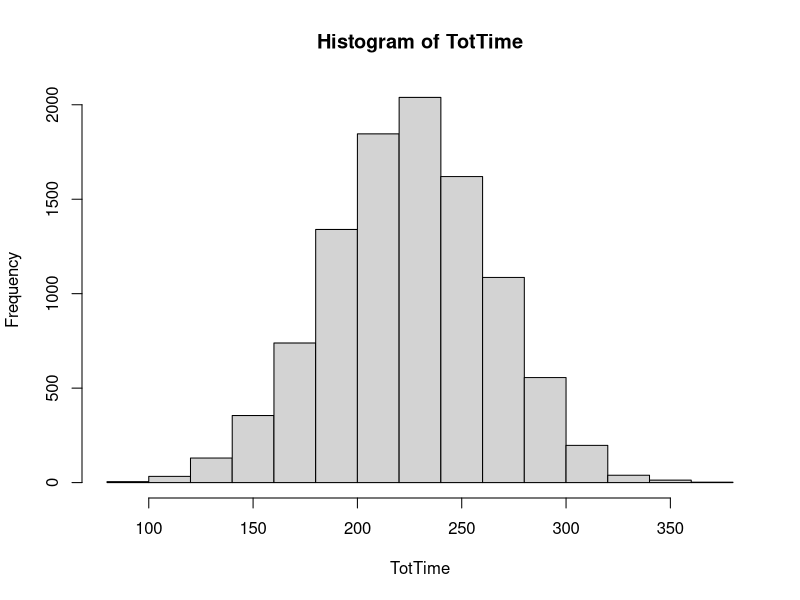
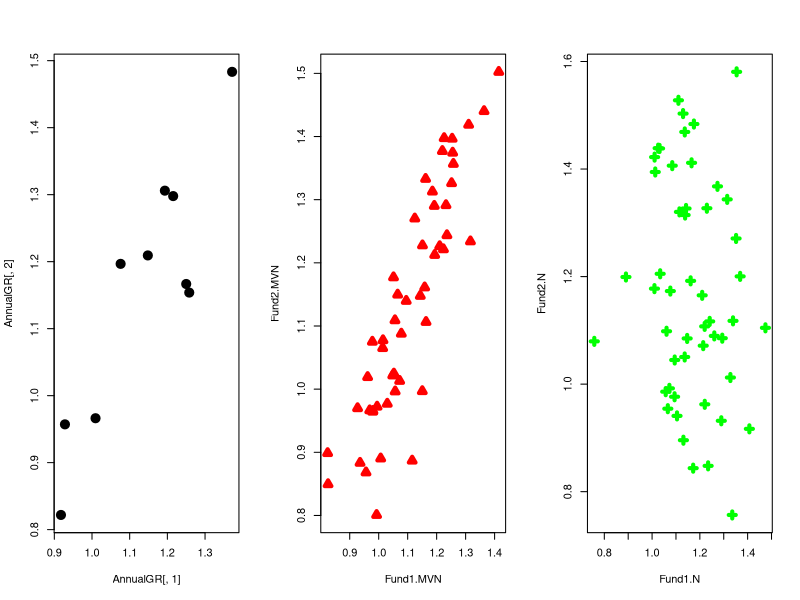

These figures' R source, in order:
#抽樣
x = rbinom(10000, 50, 1/50)
x
table(x)
sum(x<=3)/10000

pbinom(3,50,1/50)

##S: The number of simulation runs
S=10000

set.seed(5566)

#Parameters of time for underwriting
mu1=150
sig1=30
#Parameters of time for rating
mu2=75
sig2=25

Time1=rnorm(S,mu1,sig1)
Time2=rnorm(S,mu2,sig2)

TotTime=Time1+Time2
hist(TotTime)
var(TotTime)

sum(TotTime<=180)/S
#What is the theoretical probability

quantile(TotTime,0.95)
#What is the theoretical percentile value?

S=10000

#ch3 p6
#Random processing time of cases 1-3 for underwriting
Time11=rnorm(S,mu1,sig1)
Time12=rnorm(S,mu1,sig1)
Time13=rnorm(S,mu1,sig1)
#Random processing time of cases 1-3 for rating
Time21=rnorm(S,mu2,sig2)
Time22=rnorm(S,mu2,sig2)
Time23=rnorm(S,mu2,sig2)

##Assuming rating must wait for underwriting!
#Beginning time for the 2nd case of rating
#假設要等第一個人做完兩件事or自己完成第一件事的時間
#第二個人處理第二個case的時間
BeginTime22=c()
for(s in 1:S){
    BeginTime22[s]=max(Time11[s]+Time21[s],
                       Time11[s]+Time12[s])
}

#Beginning time for the 3rd case of rating
BeginTime23=c()
for(s in 1:S){
  BeginTime23[s]=max(Time11[s]+Time12[s]+Time13[s],
                     BeginTime22[s]+Time22[s])
}

#Ending time for the 3rd case of rating
EndTime=BeginTime23+Time23

summary(EndTime)
sum(EndTime<=480)/S




#製作矩陣
##Assuming X & Y are NOT independent of each other
corrXY=0.37
varcovMatrix=matrix(c(sig1^2,sig1*sig2*corrXY,sig1*sig2*corrXY,sig2^2),
                    nrow=2,ncol=2)
varcovMatrix

library(MASS)
mvrnorm(10,mu=c(mu1,mu2),Sigma=varcovMatrix)
xy=mvrnorm(10000,mu=c(mu1,mu2),Sigma=varcovMatrix)
cor(xy[,1],xy[,2])

S=10000

Time1.corr=mvrnorm(S,mu=c(mu1,mu2),Sigma=varcovMatrix)
Time2.corr=mvrnorm(S,mu=c(mu1,mu2),Sigma=varcovMatrix)
Time3.corr=mvrnorm(S,mu=c(mu1,mu2),Sigma=varcovMatrix)
#Random processing time of cases 1-3 for underwriting
Time11.corr=Time1.corr[,1]
Time12.corr=Time2.corr[,1]
Time13.corr=Time3.corr[,1]
#Random processing time of cases 1-3 for rating
Time21.corr=Time1.corr[,2]
Time22.corr=Time2.corr[,2]
Time23.corr=Time3.corr[,2]

#Beginning time for the 2nd case of rating
BeginTime22.corr=c()
for(s in 1:S){
  BeginTime22.corr[s]=max(Time11.corr[s]+Time21.corr[s],
                          Time11.corr[s]+Time12.corr[s])
}

#Beginning time for the 3rd case of rating
BeginTime23.corr=c()
for(s in 1:S){
  BeginTime23.corr[s]=max(Time11.corr[s]+Time12.corr[s]+Time13.corr[s],
                          BeginTime22.corr[s]+Time22.corr[s])
}

#Ending time for the 3rd case of rating
EndTime.corr=BeginTime23.corr+Time23.corr

summary(EndTime.corr)

FinishTime1.corr=Time11.corr+Time21.corr
sum(FinishTime1.corr<=180)/S

quantile(FinishTime1.corr,0.95)

sum(EndTime.corr<=480)/S





##Estimating correlations/covariances from data
Fund1=c(65, 79, 85, 78, 107, 108, 124, 156, 195, 181, 216)
Fund2=c(47, 61, 73, 60, 89, 86, 104, 120, 140, 134, 175)
Fund3=c(38, 37, 39, 40, 47, 46, 57, 71, 74, 72, 87)
Fund4=c(61, 64, 74, 72, 95, 89, 114, 147, 146, 127, 152)

AnnualGR=matrix(0,nrow=(length(Fund1)-1),ncol=4)

AnnualGR

for(i in 2:length(Fund1)){
    AnnualGR[i-1,1]=Fund1[i]/Fund1[i-1]
    AnnualGR[i-1,2]=Fund2[i]/Fund2[i-1]
    AnnualGR[i-1,3]=Fund3[i]/Fund3[i-1]
    AnnualGR[i-1,4]=Fund4[i]/Fund4[i-1]
}

AnnualGR
#cov共變異 做矩陣
Sigma.est=cov(AnnualGR)
Sigma.est

#矩陣相關係數corr
cov2cor(Sigma.est)

mu.est=c(mean(AnnualGR[,1]),mean(AnnualGR[,2]),
         mean(AnnualGR[,3]),mean(AnnualGR[,4]))
mu.est

#import MASS
library(MASS)
MVN.AGR=mvrnorm(50,mu.est,Sigma.est)

Fund1.MVN=MVN.AGR[,1]
Fund2.MVN=MVN.AGR[,2]

#Ignore dependencies
Fund1.N=rnorm(50,mean(AnnualGR[,1]),sd(AnnualGR[,1]))
Fund2.N=rnorm(50,mean(AnnualGR[,2]),sd(AnnualGR[,2]))


x11(width=18,height=5)
par(mfrow=c(1,3))
plot(AnnualGR[,1],AnnualGR[,2],type='p',pch=1,lwd=5)
#有相關
plot(Fund1.MVN,Fund2.MVN,type='p',pch=2,lwd=4,col='red')
#自己抽自己的
plot(Fund1.N,Fund2.N,type='p',pch=3,lwd=4,col='green')





